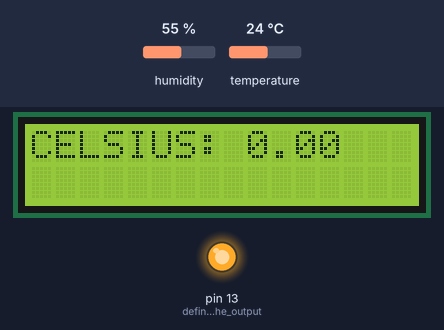
Recording of a sketch running on a simulated Arduino Uno, built with avr-gcc and run on an emulated ATmega328P. On the bench: 16×2 character LCD, output pins drawn as LEDs (lit = HIGH). Inputs (shaded band) come from the test bench; at power-on: humidity 55 %, temperature 24 °C. Random numbers use the default seed unless the sketch sets one.

Above: at 6.1 s.
6.2 s: humidity set to 22 %
At 9.5 s:
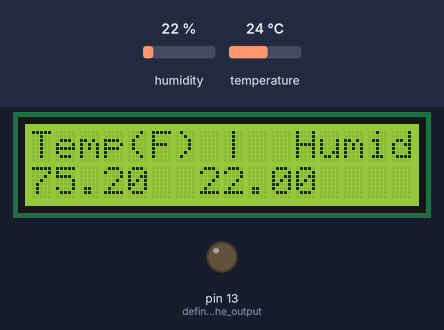
14.1 s: temperature set to 12 °C
At 17.3 s:
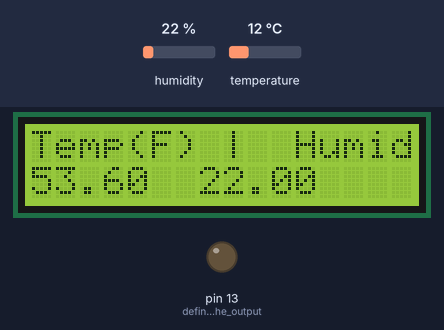
18.7 s: humidity set to 40 %
At 23.1 s:
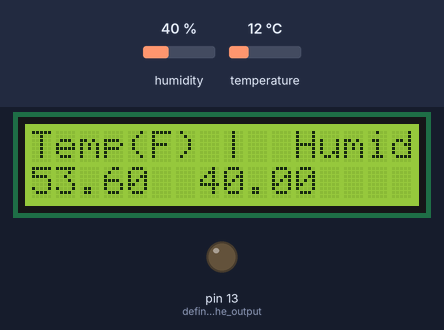
23.3 s: temperature set to 19 °C
At 25.3 s:
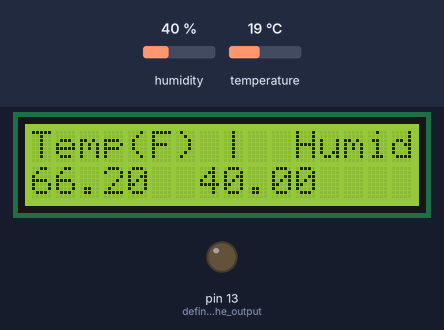
Timing chart, 0 to 28.9 s (numbered marks = the images above; inputs shaded):
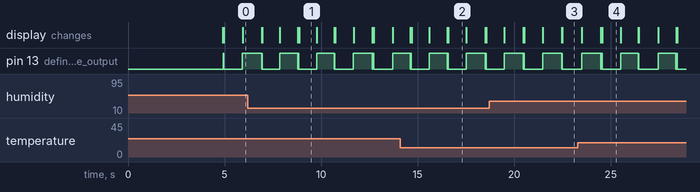

Measured:
- what the display in image 1 shows lasts 0.9 s, from 8.9 s to 9.8 s
- what the display in image 4 shows lasts 0.9 s, from 24.6 s to 25.5 s

The sketch:

Tricorder_08.ino
```cpp
// include the library code:
//dht
//liquidcrystal
//=============================
// for DHT11,                 |
//      (PIN 1)Data: D7       |
//      (PIN 2)VCC: 5V or 3V  |
//      (PIN 3)GND: GND       |
//=============================
#include <LiquidCrystal.h>
#include "DHT.h"

// set the DHT Pin
#define DHTPIN 8

// initialize the library with the numbers of the interface pins
LiquidCrystal lcd(12, 11, 5, 4, 3, 2);
#define DHTTYPE DHT11
DHT dht(DHTPIN, DHTTYPE);

void setup() {

  // set up the LCD's number of columns and rows:
  lcd.begin(16, 2);
  dht.begin();
  lcd.print("TRICORDER SETUP.");//setup
  delay((random(10, 1000)));//waits random 10-1000 millisecs (0.01-3 secs)
  lcd.clear();//clears lcd
  lcd.print("TRICORDER SETUP..");//setup
  delay((random(10, 1000)));//waits random 10-1000 millisecs (0.01-3 secs)
  lcd.clear();//clears lcd
  lcd.print("TRICORDER SETUP...");//setup
  delay((random(10, 1000)));//waits random 10-1000 millisecs (0.01-3 secs)
  lcd.clear();//clears lcd
  lcd.print("TRICORDER SETUP.");//setup
  delay((random(10, 1000)));//waits random 10-1000 millisecs (0.01-3 secs)
  lcd.clear();//clears lcd
  lcd.print("TRICORDER SETUP..");//setup
  delay((random(10, 1000)));//waits random 10-1000 millisecs (0.01-3 secs)
  lcd.clear();//clears lcd
  lcd.print("TRICORDER SETUP...");//setup
  delay((random(10, 1000)));//waits random 10-1000 millisecs (0.01-3 secs)
  lcd.clear();//clears lcd
  lcd.print("TRICORDER SETUP.");//setup
  delay((random(10, 1000)));//waits random 10-1000 millisecs (0.01-3 secs)
  lcd.clear();//clears lcd
  lcd.print("TRICORDER SETUP..");//setup
  delay((random(10, 1000)));//waits random 10-1000 millisecs (0.01-3 secs)
  lcd.clear();//clears lcd
  lcd.print("TRICORDER SETUP...");//setup
  delay((random(10, 1000)));//waits random 10-1000 millisecs (0.01-3 secs)
  lcd.clear();//clear lcd
  pinMode(LED_BUILTIN, OUTPUT);//defines the output


}

void loop() {
  // Print a message to the LCD.
  lcd.print("Temp(F) |  Humidity|");
  delay((random(10, 30)));//waits 10-30 millisecs (0.01-0.03)
  digitalWrite(LED_BUILTIN, HIGH);//turns on the led
  // set the cursor to column 0, line 1
  // (note: line 1 is the second row, since counting begins with 0):
  lcd.setCursor(0, 1); //RESETS CURSOR TO THE FIRST ROW
  // read humidity
  float h = dht.readHumidity();//SETS UP THE DHT11 IN HUMIDITY
  //read temperature in Fahrenheit
  float f = dht.readTemperature(true);//TESTS THE DHT11 IN TEMPERATURE (F)
  float c = dht.readTemperature(true);//TEST THE DHT11 IN TEMPERATURE (C)

  delay((random(10, 30)));//waits 10-30 millisecs (0.01-0.03)
  digitalWrite(LED_BUILTIN, LOW);//turns off the led
  if (isnan(h) || isnan(f)) {//if there is an error, the error message will show on screen
    lcd.print("|==| TRICORDER ERROR |==|");//error message
    return;
  }

  lcd.print(f);//PRINTS THE TERMPERATURE IN F
  lcd.setCursor(7,1);//RESETS THE CURSOR TO THE SECOND ROW
  lcd.print(h); //PRINTS THE HUMIDITY
  delay((random(900, 1000))); digitalWrite(LED_BUILTIN, HIGH);//WAITS 900-1000 MILLISECS(0.9-1 SECS)AND TURNS ON THE LED
  lcd.clear();//CLEARS LCD
  lcd.print("CELSIUS: ");//WRITES TEXT
  lcd.print(5/9*(f-32));//CONVERTS TEMPERATURE F TO C
  delay((random(900, 1000))); digitalWrite(LED_BUILTIN, LOW);//WAITS 900-1000 MILLISECS(0.9-1 SECS)AND TURNS OFF THE LED

  lcd.clear();//CLEARS LCD
}
```
